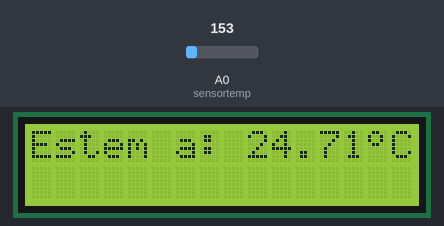
The sketch below on a simulated Arduino Uno, built with avr-gcc and run on an emulated ATmega328P. Parts: 16×2 character LCD. The inputs (shaded band) are chosen by the test bench; at power-on: A0 (sensortemp) = 153. What the sketch prints to the serial monitor is not drawn.

Above: at 1.2 s.
1.3 s: A0 (sensortemp) set to 165
At 2.8 s:
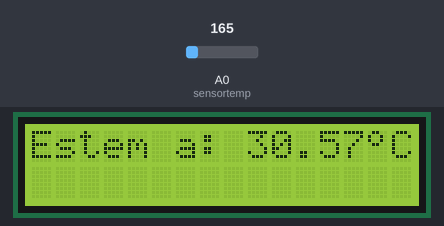
4.5 s: A0 (sensortemp) set to 175
At 5.8 s:
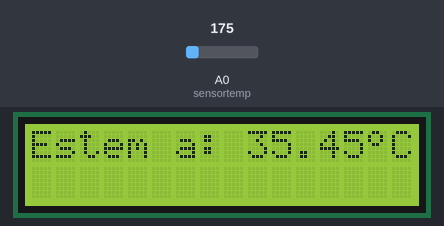
7.5 s: A0 (sensortemp) set to 191
At 8.7 s:
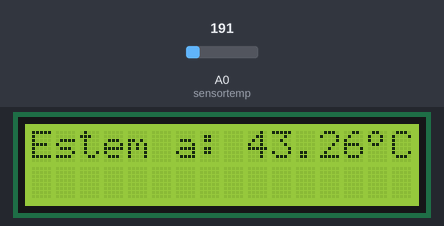
Timing chart, 0 to 10.5 s (numbered marks = the images above; inputs shaded):
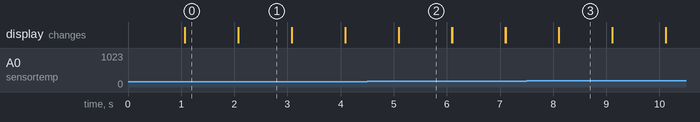

The sketch:

practica_11.ino
```cpp
#include <LiquidCrystal.h>

byte grado[8] =
 {
 0b00001100,
 0b00010010,
 0b00010010,
 0b00001100,
 0b00000000,
 0b00000000,
 0b00000000,
 0b00000000
 };
LiquidCrystal lcd(12, 11, 5, 4, 3, 2);
const int sensortemp=A0;

void setup() {
  Serial.begin(9600);
  lcd.begin(16, 2);
  lcd.createChar(1, grado);
//  lcd.setCursor(0, 1);
}

void loop() {
  lcd.print("Estem a: ");
  int valorsensor=analogRead(sensortemp);
  float temperatura=(((valorsensor/1024.0)*5.0)-0.5)*100;
  Serial.print("Temperatura");
  Serial.print(temperatura);
  Serial.print("\n");
  lcd.print(temperatura);
  lcd.write(1);
  lcd.print("C");
  delay(1000);
  lcd.clear();
}
```

Measured:
- after the input at 1.3 s, the display: first differs from a run without the input after 0.78 s (image 1)
- after the input at 4.5 s, the display: first differs from a run without the input after 0.59 s (image 2)
- after the input at 7.5 s, the display: first differs from a run without the input after 0.61 s (image 3)
- what the display in image 1 shows lasts 1.0 s, from 2.1 s to 3.1 s
